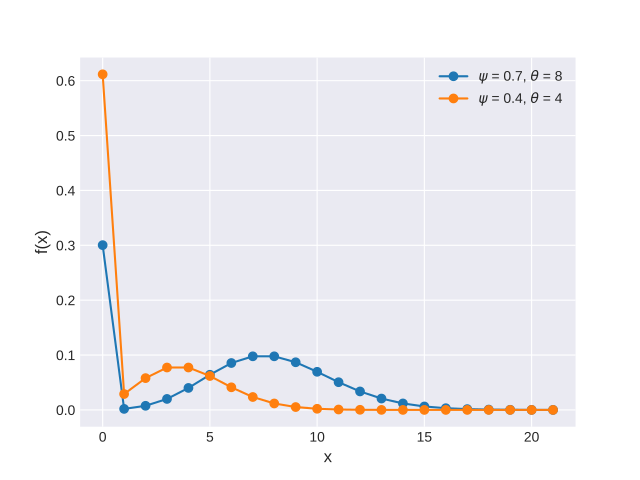

The script that drew this image:
import matplotlib.pyplot as plt
import numpy as np
import scipy.stats as st
plt.style.use('seaborn-darkgrid')
x = np.arange(0, 22)
psis = [0.7, 0.4]
thetas = [8, 4]
for psi, theta in zip(psis, thetas):
    pmf = st.poisson.pmf(x, theta)
    pmf[0] = (1 - psi) + pmf[0]
    pmf[1:] =  psi * pmf[1:]
    pmf /= pmf.sum()
    plt.plot(x, pmf, '-o', label='$\\psi$ = {}, $\\theta$ = {}'.format(psi, theta))
plt.xlabel('x', fontsize=12)
plt.ylabel('f(x)', fontsize=12)
plt.legend(loc=1)
plt.show()
